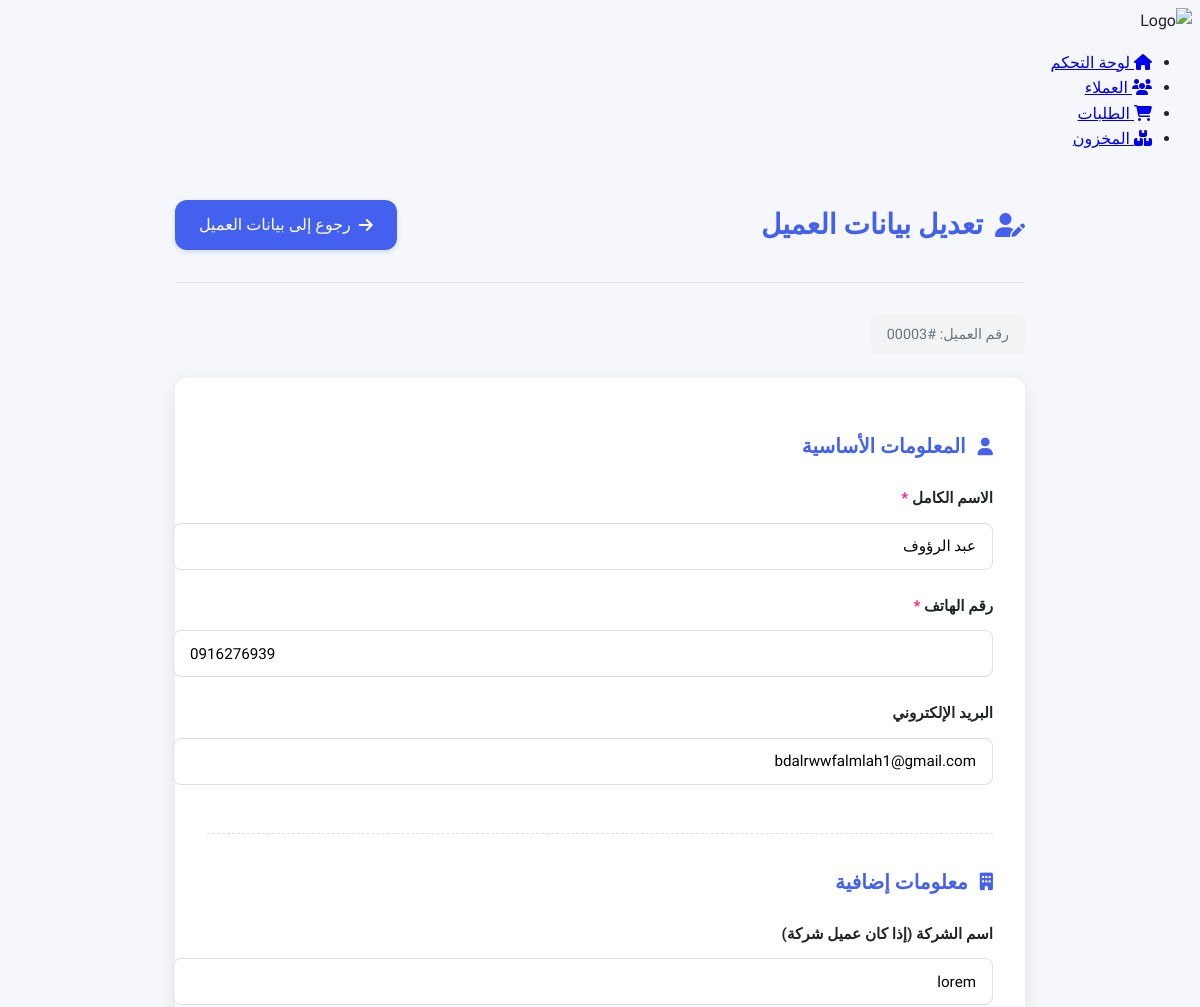
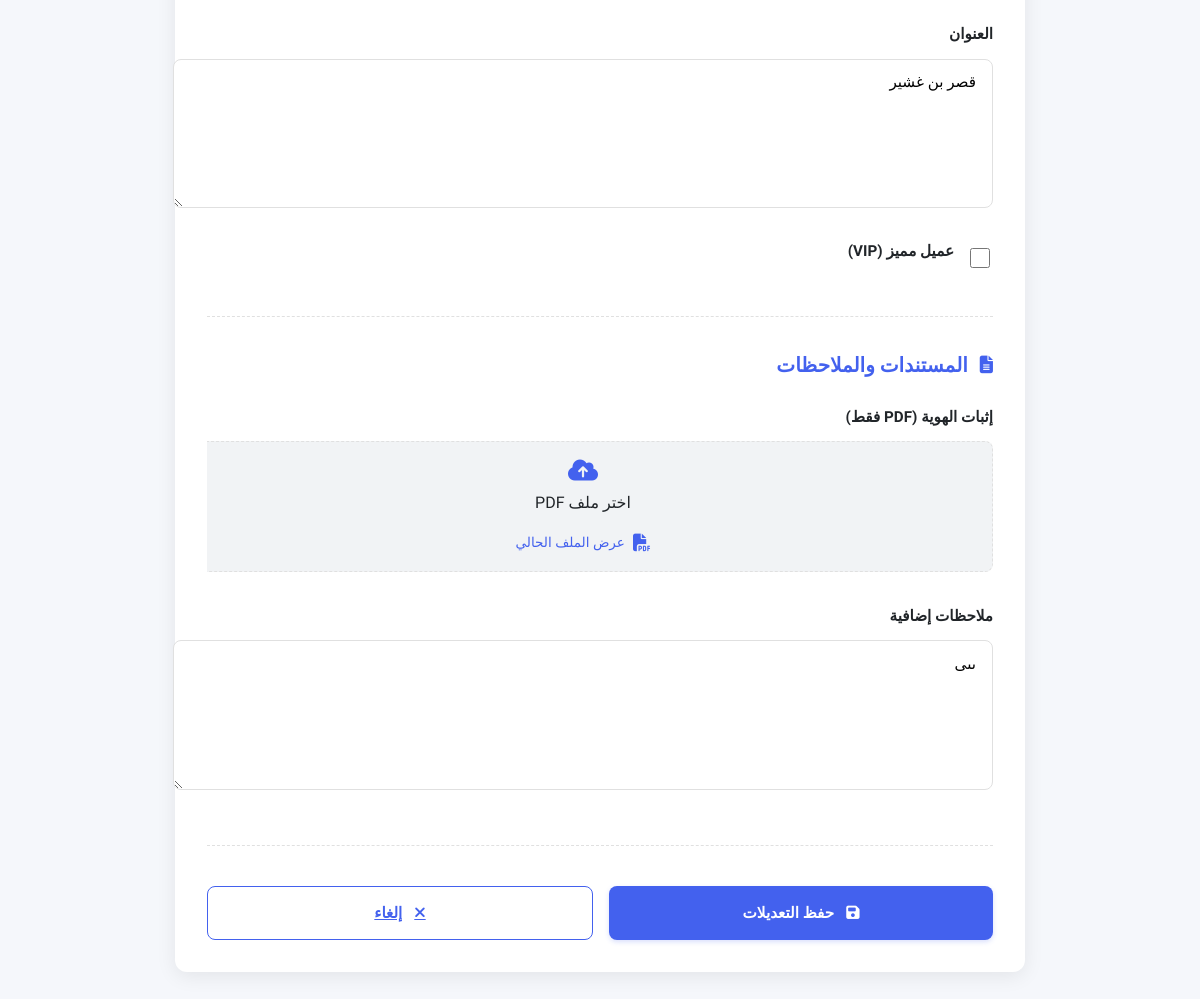
The app's page /edit_customer.php?id=3 (signed in) with its own data (2 pictures, top to bottom).
### tables this page shows
CREATE TABLE `customers` (
  `customer_id` int(11) NOT NULL,
  `name` varchar(100) NOT NULL,
  `phone` varchar(20) NOT NULL,
  `email` varchar(100) DEFAULT NULL,
  `address` text DEFAULT NULL,
  `company_name` varchar(100) DEFAULT NULL,
  `tax_number` varchar(50) DEFAULT NULL,
  `is_vip` tinyint(1) DEFAULT 0,
  `notes` text DEFAULT NULL,
  `created_by` int(11) NOT NULL,
  `created_at` timestamp NOT NULL DEFAULT current_timestamp(),
  `updated_at` timestamp NULL DEFAULT NULL ON UPDATE current_timestamp(),
  `id_proof_path` varchar(255) DEFAULT NULL COMMENT 'مسار ملف إثبات الهوية',
  `document_type` enum('id','commercial_license','other') DEFAULT NULL
);

### edit_customer.php (the view, shortened to what this page needs)
<?php
require_once __DIR__ . '/includes/functions.php';
$customer_id = intval($_GET['id']);
$customer = [];
try {
    $stmt = $db->prepare("SELECT * FROM customers WHERE customer_id = ?");
    $stmt->execute([$customer_id]);
    $customer = $stmt->fetch(PDO::FETCH_ASSOC);
} catch (PDOException $e) {
    error_log("Error fetching customer: " . $e->getMessage());
    header("Location: customers.php?error=db_error");
    exit();
}
?>
<!DOCTYPE html>
<html lang="ar" dir="rtl">
<head>
    <link rel="stylesheet" href="https://cdnjs.cloudflare.com/ajax/libs/font-awesome/6.4.0/css/all.min.css">
</head>
<body>
    <div class="container">
        <?php include 'includes/sidebar.php'; ?>
        <main class="main-content">
            <div class="edit-container">
                <div class="header">
                    <h1><i class="fas fa-user-edit"></i> تعديل بيانات العميل</h1>
                    <a href="view_customer.php?id=<?= $customer_id ?>" class="back-btn">
                        <i class="fas fa-arrow-right"></i> رجوع إلى بيانات العميل
                    </a>
                </div>
                <div class="customer-id-badge">
                    رقم العميل: #<?= str_pad($customer_id, 5, '0', STR_PAD_LEFT) ?>
                </div>
                <form method="POST" enctype="multipart/form-data" class="customer-form">
                    <div class="form-section">
                        <h3><i class="fas fa-user"></i> المعلومات الأساسية</h3>
                        <div class="form-group">
                            <label for="name" class="form-label">الاسم الكامل <span style="color: var(--danger);">*</span></label>
                            <input type="text" id="name" name="name" class="form-control" required
                                   value="<?= htmlspecialchars($customer['name']) ?>">
                        </div>
                        <div class="form-group">
                            <label for="phone" class="form-label">رقم الهاتف <span style="color: var(--danger);">*</span></label>
                            <input type="tel" id="phone" name="phone" class="form-control" required
                                   value="<?= htmlspecialchars($customer['phone']) ?>">
                        </div>
                        <div class="form-group">
                            <label for="email" class="form-label">البريد الإلكتروني</label>
                            <input type="email" id="email" name="email" class="form-control"
                                   value="<?= htmlspecialchars($customer['email'] ?? '') ?>">
                        </div>
                    </div>
                    <div class="form-section">
                        <h3><i class="fas fa-building"></i> معلومات إضافية</h3>
                        <div class="form-group">
                            <label for="company" class="form-label">اسم الشركة (إذا كان عميل شركة)</label>
                            <input type="text" id="company" name="company" class="form-control"
                                   value="<?= htmlspecialchars($customer['company_name'] ?? '') ?>">
                        </div>
                        <div class="form-group">
                            <label for="address" class="form-label">العنوان</label>
                            <textarea id="address" name="address" class="form-control" rows="3"><?= htmlspecialchars($customer['address'] ?? '') ?></textarea>
                        </div>
                        <div class="form-check">
                            <input type="checkbox" id="is_vip" name="is_vip" class="form-check-input"
                                   <?= $customer['is_vip'] ? 'checked' : '' ?>>
                            <label for="is_vip" class="form-label">عميل مميز (VIP)</label>
                        </div>
                    </div>
                    <div class="form-section">
                        <h3><i class="fas fa-file-alt"></i> المستندات والملاحظات</h3>
                        <div class="form-group">
                            <label class="form-label">إثبات الهوية (PDF فقط)</label>
                            <div class="file-upload">
                                <div class="file-upload-btn">
                                    <i class="fas fa-cloud-upload-alt"></i> اختر ملف PDF
                                    <div class="file-name" id="file-name">
                                        <?php if (!empty($customer['id_proof_path'])): ?>
                                        <a href="<?= htmlspecialchars($customer['id_proof_path']) ?>" class="document-link" target="_blank">
                                            <i class="fas fa-file-pdf"></i> عرض الملف الحالي
                                        </a>
                                        <?php else: ?>
                                        لم يتم اختيار ملف
                                        <?php endif; ?>
                                    </div>
                                </div>
                            </div>
                        </div>
                        <div class="form-group">
                            <label for="notes" class="form-label">ملاحظات إضافية</label>
                            <textarea id="notes" name="notes" class="form-control" rows="3"><?= htmlspecialchars($customer['notes'] ?? '') ?></textarea>
                        </div>
                    </div>
                    <div class="btn-group">
                        <button type="submit" class="btn btn-primary">
                            <i class="fas fa-save"></i> حفظ التعديلات
                        </button>
                        <a href="view_customer.php?id=<?= $customer_id ?>" class="btn btn-outline">
                            <i class="fas fa-times"></i> إلغاء
                        </a>
                    </div>
                </form>
            </div>
        </main>
    </div>
</body>
</html>

### edit_customer.php (style rules this page uses)
:root { --primary: #4361ee; --primary-light: #e0e7ff; --secondary: #3f37c9; --success: #4cc9f0; --success-light: #e6f7fe; --warning: #f8961e; --warning-light: #fff4e6; --danger: #f72585; --danger-light: #ffebf3; --light: #f8f9fa; --dark: #212529; --gray: #6c757d; --light-gray: #f1f3f5; --border-color: #e0e0e0; --border-radius: 12px; --box-shadow: 0 4px 20px rgba(0, 0, 0, 0.08); --transition: all 0.3s ease; }
body { font-family: 'Tajawal', sans-serif; background-color: #f5f7fb; color: var(--dark); line-height: 1.6; }
.edit-container { max-width: 850px; margin: 2rem auto; padding: 0 1rem; }
.header { display: flex; justify-content: space-between; align-items: center; margin-bottom: 2rem; padding-bottom: 1rem; border-bottom: 1px solid var(--border-color); }
.header h1 { color: var(--primary); font-size: 1.75rem; font-weight: 700; display: flex; align-items: center; gap: 0.75rem; }
.header h1 i { font-size: 1.5rem; }
.back-btn { background-color: var(--primary); color: white; padding: 0.75rem 1.5rem; border-radius: var(--border-radius); text-decoration: none; display: inline-flex; align-items: center; gap: 0.5rem; transition: var(--transition); font-weight: 500; box-shadow: 0 2px 5px rgba(67, 97, 238, 0.2); }
.customer-id-badge { display: inline-block; padding: 0.5rem 1rem; background-color: var(--light-gray); border-radius: 6px; font-size: 0.9rem; margin-bottom: 1.5rem; color: var(--gray); font-weight: 500; }
.customer-form { background: white; border-radius: var(--border-radius); box-shadow: var(--box-shadow); padding: 2rem; margin-bottom: 2rem; }
.form-section { margin-bottom: 2rem; padding-bottom: 1.5rem; border-bottom: 1px dashed var(--border-color); }
.form-section h3 { color: var(--primary); margin-bottom: 1.5rem; font-size: 1.25rem; font-weight: 600; display: flex; align-items: center; gap: 0.75rem; }
.form-section h3 i { font-size: 1.1rem; }
.form-group { margin-bottom: 1.5rem; }
.form-label { display: block; margin-bottom: 0.75rem; font-weight: 600; color: var(--dark); font-size: 0.95rem; }
.form-control { width: 100%; padding: 0.85rem 1rem; border: 1px solid var(--border-color); border-radius: 8px; font-size: 0.95rem; transition: var(--transition); font-family: 'Tajawal', sans-serif; }
textarea.form-control { min-height: 120px; resize: vertical; }
.form-check { display: flex; align-items: center; gap: 0.75rem; margin-bottom: 1rem; }
.form-check-input { width: 20px; height: 20px; accent-color: var(--primary); cursor: pointer; }
.file-upload { position: relative; overflow: hidden; display: inline-block; width: 100%; }
.file-upload-btn { width: 100%; padding: 1rem; border: 1px dashed var(--border-color); border-radius: 8px; text-align: center; cursor: pointer; background-color: var(--light-gray); transition: var(--transition); display: flex; flex-direction: column; align-items: center; gap: 0.5rem; }
.file-upload-btn i { font-size: 1.5rem; color: var(--primary); }
.file-name { margin-top: 0.5rem; font-size: 0.85rem; color: var(--gray); text-align: center; }
.document-link { color: var(--primary); text-decoration: none; font-weight: 500; display: inline-flex; align-items: center; gap: 0.5rem; transition: var(--transition); }
.document-link i { font-size: 1.1rem; }
.btn-group { display: flex; gap: 1rem; margin-top: 2.5rem; }
.btn { padding: 0.85rem 1.75rem; border-radius: 8px; font-weight: 600; cursor: pointer; transition: var(--transition); border: none; display: inline-flex; align-items: center; justify-content: center; gap: 0.75rem; font-size: 0.95rem; font-family: 'Tajawal', sans-serif; }
.btn-primary { background-color: var(--primary); color: white; box-shadow: 0 2px 5px rgba(67, 97, 238, 0.2); flex: 1; }
.btn-outline { background-color: white; color: var(--primary); border: 1px solid var(--primary); flex: 1; }

### records on screen
customers: name "عبد الرؤوف", phone "0916276939", email "bdalrwwfalmlah1@gmail.com", company "lorem", address "قصر بن غشير", notes "ىىى"

### other values on screen
str_pad($customer_id, 5, '0', STR_PAD_LEFT) "00003"
